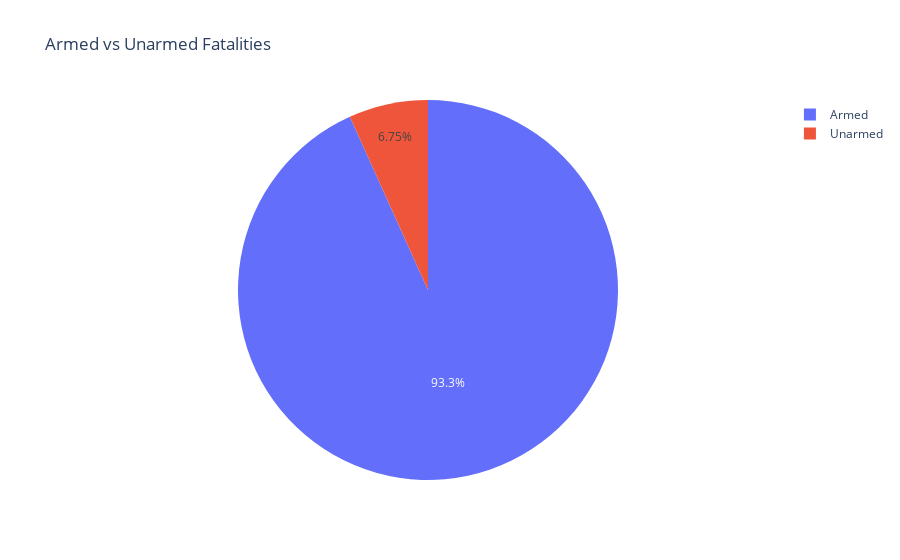

Write notebook code for a chart like this one.
### Code cell
#armed.sum()
fig = px.pie(values=[armed['id'].sum(), unarmed['id'].sum()],
             names=['Armed', 'Unarmed'],
             title='Armed vs Unarmed Fatalities',
             labels={'value':'Fatalities'})
fig.show()

### Figure 1 — Plotly figure (JSON) as saved in the notebook; plotly's stock layout.template omitted (floating-point values rounded to 4 significant figures)
{"data": [{"domain": {"x": [0, 1], "y": [0, 1]}, "hovertemplate": "label=%{label}<br>value=%{value}<extra></extra>", "labels": ["Armed", "Unarmed"], "legendgroup": "", "name": "", "showlegend": true, "type": "pie", "values": [2364, 171]}], "layout": {"legend": {"tracegroupgap": 0}, "title": {"text": "Armed vs Unarmed Fatalities"}}}
